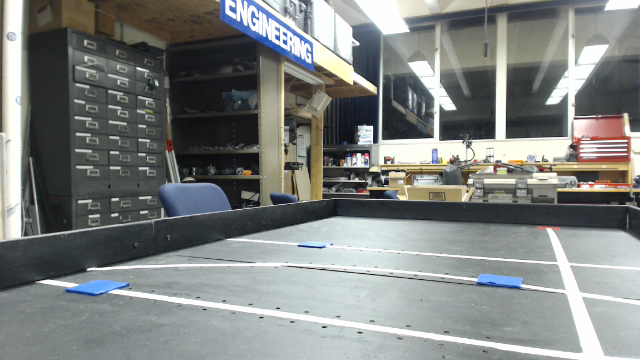
#> input picture ros/ieee2014_vision/src/Implementation/CourseMarch2-3.png, 640 x 360 px, found by its file name
$ python find_target.py ../../ieee2014_vision/src/Implementation/CourseMarch2-3.png   (Python 2 division)
#> lines starting #> are read from the running program, lines starting #| are printed output that depends on the picture; after the words box and inside, x2 and y2 are one past the last pixel; in counts of white or black regions, pixels touching at a corner belong together
#Experimental Target Detection
import cv2
import cv2.cv as cv
import numpy as np
import sys, os
def nothing(x):
    pass
def get_center_of_mass(ctr,minimumArea=0):
    M = cv2.moments(ctr)
    cx = 0
    cy = 0
    #print area
    if M['m00']!= 0:

        area = cv2.contourArea(ctr)
        #Minimum Area!
        if(area > minimumArea):
            #print cv2.isContourConvex(ctr)
            cx = int(M['m10']/M['m00'])
            cy = int(M['m01']/M['m00'])

            #cv2.drawContours(F,[ctr], -1,  (220,150,0))
            #cv2.circle(F,(cx,cy), int(area/100), (0,0,255), thickness=-1)
            return((cx,cy))
        else:
            return(None)


if __name__ == '__main__':

    cv2.namedWindow('Frame')
    cv2.createTrackbar('Th1','Frame',1,300,nothing)
    cv2.createTrackbar('Th2','Frame',1,3000,nothing)
    cv2.createTrackbar('Th3','Frame',200,3000,nothing)


    path = os.path.dirname(os.path.abspath(__file__))
    #path = os.path.abspath(os.path.join(path,".."))
    if len(sys.argv) > 1:
            image_name = sys.argv[1]
    else:
        image_name = 'frame0000'

    fex = '.jpg'
    if '.' in image_name:
        fex = ''
    input_image = cv2.imread(path + '/Debug/' + image_name + fex)
#> input_image is the input picture: shape (360, 640, 3); mean B, G, R 128.8, 130.8, 127.2
    image = cv2.GaussianBlur(input_image, (9, 9), sigmaX = 1, sigmaY = 1)
    cv2.imshow("original",image)
    HSVimage = cv2.cvtColor(image,cv2.COLOR_BGR2HSV)
#> HSVimage: shape (360, 640, 3); mean H, S, V 76.2, 27, 134.5


    #while(True):
    th1 = cv2.getTrackbarPos('Th1','Frame')
    th2 = cv2.getTrackbarPos('Th2','Frame')
    th3 = cv2.getTrackbarPos('Th3','Frame')

    #USE ROI
    r_low = (154, 30, 0)
    r_high = (180, 255, 255)
    red = cv2.inRange(HSVimage, r_low,r_high)
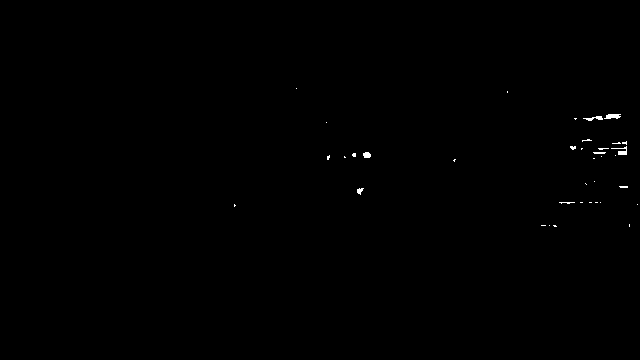
#> red: shape (360, 640); 0.2% white; 37 white regions (30 under 20 px), largest, box (x1, y1, x2, y2) and area: (604, 114, 621, 119) 64, (611, 146, 627, 155) 58, (583, 116, 603, 121) 50
    compare = red


    dilateKernel = np.ones((7,7),np.uint8)

    board_rim = cv2.dilate(compare, dilateKernel, iterations = 1,anchor = (-1,-1))
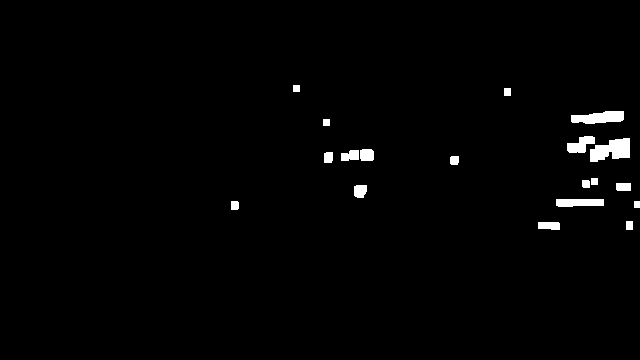
#> board_rim: shape (360, 640); 1.4% white; 19 white regions, largest, box (x1, y1, x2, y2) and area: (590, 138, 630, 162) 657, (571, 111, 624, 124) 513, (556, 199, 604, 207) 351
    #cv2.imshow("Dilated",board_rim)


    openKernel = np.ones((10,10),np.uint8)
    board_opened = cv2.morphologyEx(board_rim,cv2.MORPH_CLOSE, openKernel)
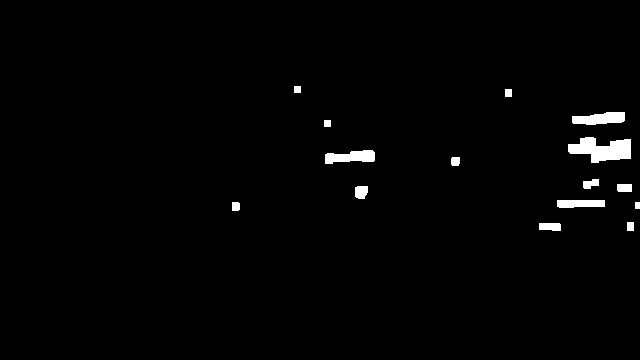
#> board_opened: shape (360, 640); 1.5% white; 15 white regions, largest, box (x1, y1, x2, y2) and area: (568, 137, 631, 163) 1049, (572, 112, 625, 125) 517, (325, 150, 375, 164) 493
    cv2.imshow("Opened", board_opened)

    square = cv2.dilate(compare,dilateKernel,iterations = 10, anchor = (-1,-1))
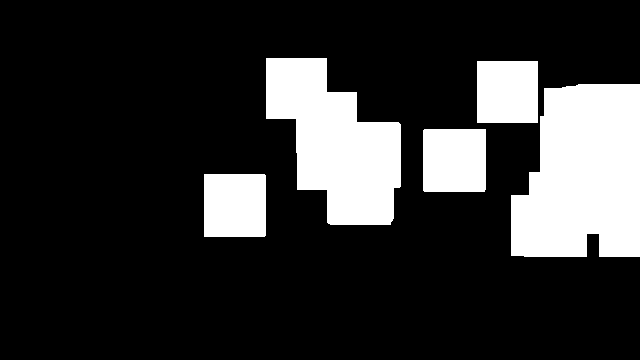
#> square: shape (360, 640); 19.4% white; 5 white regions
    inside_circle = board_rim

    search_image = board_opened
    cv2.imshow("Search", search_image)

    search_contour,hierarchy = cv2.findContours(search_image, cv2.RETR_LIST, cv2.CHAIN_APPROX_SIMPLE)
#> search_contour = 15 contours; largest, box (x1, y1, x2, y2) and area: (568, 137, 631, 163) 960, (572, 112, 625, 125) 457, (325, 150, 375, 164) 434, (557, 200, 605, 208) 297, (539, 223, 561, 231) 134
    print hierarchy
#> (printed output is left out)
    cv2.drawContours(image,search_contour, -1, (0,255,150), thickness=-1)
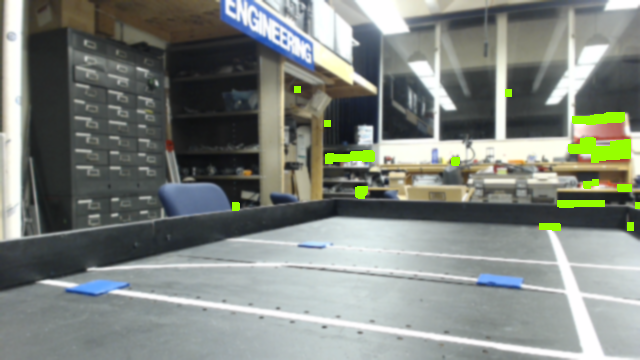
#> image: shape (360, 640, 3); mean B, G, R 127.2, 132.9, 127.4


    #cv2.HoughCircles(image, method, dp, minDist[, circles[, param1[, param2[, minRadius[, maxRadius]]]]])  circles

    gs = image[:,:,2]
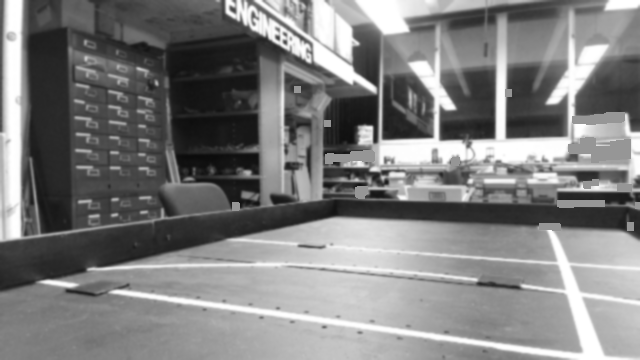
#> gs: shape (360, 640); min 11, max 255, mean 127.4

    #cv2.imshow("Gray",gs)
    circles = cv2.HoughCircles(search_image, cv.CV_HOUGH_GRADIENT, dp=8, minDist=1, param1=50, param2=80, minRadius = 4, maxRadius = 40)
#> circles = [[588, 172, 35.2], [604, 140, 26.4], [356, 172, 23.2]]
    #circle_image = np.zeros(gs.shape, np.uint8)
    #print list(circles[0])
    #print type(circles)
    if not circles is None:
        for circ in list(circles.tolist()[0]):
            #print circ
            point = (int(circ[0]),int(circ[1]))

            radius = int(circ[2])
            cv2.circle(image, point, radius, (250,100,100))
#> this loop made 3 passes
#> (circ, radius) on passes 1 to 3: ([588, 172, 35.2], 35), ([604, 140, 26.4], 26), ([356, 172, 23.2], 23)
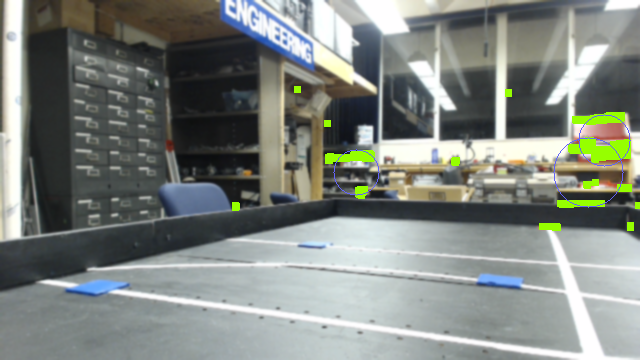
#> image: shape (360, 640, 3); 0.2% of pixels changed, all inside (x1, y1, x2, y2) = (333, 114, 631, 208)


    cv2.imshow('Display',image)
    cv2.waitKey(0)
        #if cv2.waitKey(1) & 0xFF == ord('q'):
        #    break
        #    cv2.destroyAllWindows()

$ run again, on ros/ieee2014_vision/src/Implementation/IEEEcourseMarch2-2.png
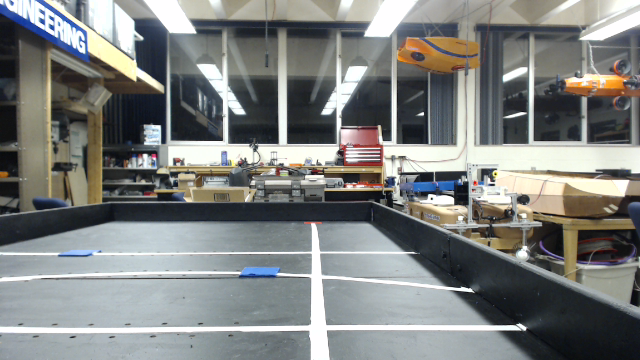
#> input picture ros/ieee2014_vision/src/Implementation/IEEEcourseMarch2-2.png, 640 x 360 px, found by its file name
#> input_image is the input picture: shape (360, 640, 3); mean B, G, R 127.7, 129.4, 127
#> HSVimage: shape (360, 640, 3); mean H, S, V 78.9, 35.9, 135.3
#> `red = cv2.inRange(HSVimage, r_low,r_high)`:
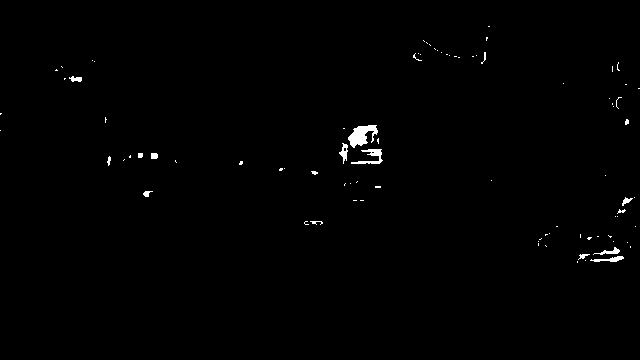
#> red: shape (360, 640); 0.63% white; 88 white regions (73 under 20 px), largest, box (x1, y1, x2, y2) and area: (348, 125, 378, 148) 385, (351, 149, 383, 164) 192, (590, 256, 624, 262) 102
#> board_rim: shape (360, 640); 3.4% white; 39 white regions, largest, box (x1, y1, x2, y2) and area: (336, 122, 386, 167) 1799, (574, 232, 627, 266) 939, (612, 194, 638, 220) 378
#> board_opened: shape (360, 640); 3.8% white; 25 white regions, largest, box (x1, y1, x2, y2) and area: (337, 123, 387, 168) 1933, (575, 232, 635, 267) 1555, (411, 24, 494, 68) 1109
#> square: shape (360, 640); 37.2% white; 4 white regions
#> search_contour = 25 contours; largest, box (x1, y1, x2, y2) and area: (337, 123, 387, 168) 1848, (575, 232, 635, 267) 1460, (411, 24, 494, 68) 974, (105, 151, 162, 170) 550, (607, 60, 640, 113) 480
#> (printed output is left out)
#> circles = [[372, 156, 35.2], [316, 188, 35.2], [460, 36, 26.4], [580, 204, 35.2]]
#> the loop `for circ in list(circles.tolist()[0]):` made 4 passes
#> (circ, radius) on passes 1 to 4: ([372, 156, 35.2], 35), ([316, 188, 35.2], 35), ([460, 36, 26.4], 26), ([580, 204, 35.2], 35)
#> after the loop `for circ in list(circles.tolist()[0]):`:
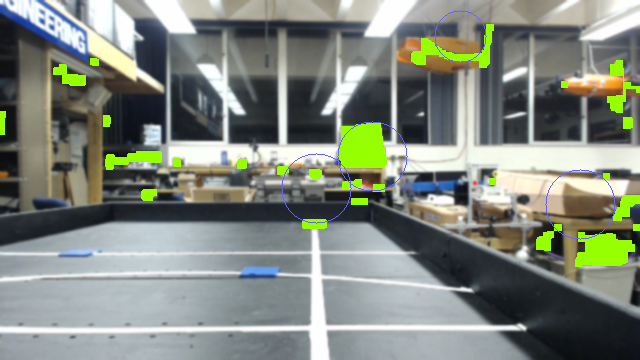
#> image: shape (360, 640, 3); mean B, G, R 125.1, 135.6, 128.7
